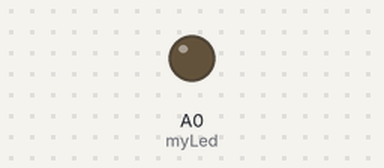
Bench run of a sketch on a simulated Arduino Uno, built with avr-gcc and run on an emulated ATmega328P. Shown: output pins drawn as LEDs (lit = HIGH).

Above: at 0.3 s.
At 4.6 s:
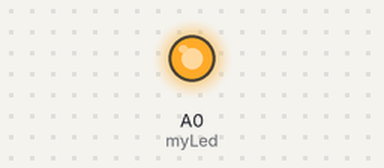
Timing chart, 0 to 7.0 s (numbered marks = the images above):
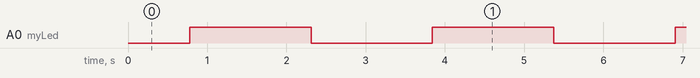

Measured:
- by itself, A0 (myLed): alternates HIGH for 1.5 s and LOW for 1.5 s

The sketch:

KeyPad.ino
```cpp
#include <Keypad.h>

#define numRows 4
#define numCols 4

byte keymap[numRows][numCols] = {
  {'1', '2', '3', 'A'},
  {'4', '5', '6', 'B'},
  {'7', '8', '9', 'C'},
  {'*', '0', '#', 'D'}
};

byte rowPins[numRows] = {9,8,7,6}; //Rows 0 to 3
byte colPins[numCols]= {5,4,3,2}; //Columns 0 to 3

Keypad myKeypad = Keypad(makeKeymap(keymap), rowPins, colPins, numRows, numCols);

int myLed = A0;

void setup() {
  Serial.begin(9600);

  pinMode(myLed, OUTPUT);
}

int brightness = 0;
int fadeAmount = 5;

void loop() {
//  static byte val = 0;
//  char keypressed = myKeypad.getKey();
//
//  if (keypressed != NO_KEY) {
//    val = (keypressed - '1') *(255/9);
//    Serial.print(keypressed); Serial.print(" -> "); Serial.println(val);
//  }
//  analogWrite(myLed, val);
//
//  delay(30);

  analogWrite(myLed, brightness);
  brightness = brightness + fadeAmount;
  if (brightness == 0 || brightness == 255) {
    fadeAmount = -fadeAmount ;
  }
  delay(30);
}
```
